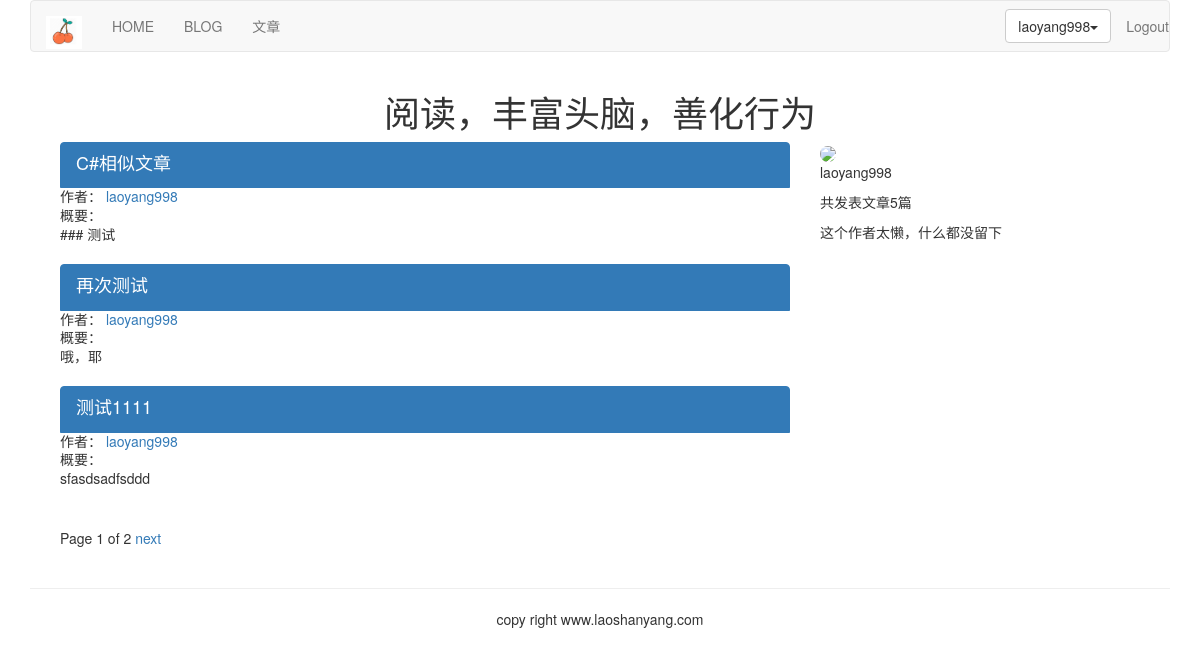
The app's page /article/author_articles/laoyang998 with its own data.
### article/models.py (models this page shows, shortened)
class ArticlePost(models.Model):
    author = models.ForeignKey(User, related_name='article', on_delete=models.CASCADE)
    title = models.CharField(max_length=200)
    slug = models.SlugField(max_length=500)
    column = models.ForeignKey(ArticleColumn, related_name='article_colum', on_delete=models.CASCADE)
    body = models.TextField()
    created = models.DateTimeField(default=timezone.now)
    update = models.DateTimeField(auto_now=True)
    users_like = models.ManyToManyField(User, related_name='articles_like', blank=True)
    article_views = models.IntegerField(default=0)
    article_tag=models.ManyToManyField(ArticleTag,related_name='article_tag',blank=True)
    class Meta:
        ordering = ('-update',)
        index_together = (('id', 'slug'),)
    def get_url_path(self):
        return reverse('article:list_article_detail', args=[self.id, self.slug])

### article/list_views.py (the view)
# urls.py: path('author_articles/<username>', list_views.article_titles, name='author_articles'),
def article_titles(request, username=None):
    if username:
        user = User.objects.get(username=username)
        article_title = ArticlePost.objects.filter(author=user)
        try:
            userinfo = user.userinfo
        except:
            userinfo = None
    else:
        article_title = ArticlePost.objects.all()
    paginator = Paginator(article_title, 3)
    page = request.GET.get('page')
    try:
        current_page = paginator.page(page)
        articles = current_page.object_list
    except PageNotAnInteger:
        current_page = paginator.page(1)
        articles = current_page.object_list
    except EmptyPage:
        current_page = paginator(paginator.num_pages)
        articles = current_page.object_list
    if username:
        return render(request, 'article/list/author_articles.html', {'articles': articles,
                                                                     'page': current_page,
                                                                     'userinfo': userinfo,
                                                                     'user': user})
    return render(request, 'article/list/article_titles.html', {'articles': articles,
                                                                'page': current_page})

### article/templatetags/article_tags.py (called while the page is built)
@register.simple_tag
def author_total_article(user):
    return user.article.count()

### templates/article/list/author_articles.html (shortened to what this page needs)
{% extends 'base.html' %}
{% load article_tags %}
{% load staticfiles %}
{% block content %}
    <div class="row text-center vertical-middle-sm">
        <h1>阅读，丰富头脑，善化行为</h1>
    </div>
    <div class="container">
        <div class="col-md-8">
            {% for article in articles %}
                <div class="list-group">
                    <a href=" {{ article.get_url_path }}" class="list-group-item active">
                        <h4 class="list-group-item-heading">{{ article.title }}</h4>
                    </a>
                    <p class="list-group-item-text">作者：
                        <a href="{% url 'article:author_articles' article.author.username %}">
                            {{ article.author.username }}</a></p>
                    <p class="list-group-item-text">概要：{{ article.body|slice:'70'|linebreaks }}</p>
                </div>
            {% endfor %}
            {% include 'paginator.html' %}
        </div>
        <div class="col-md-4">
            <div>
                {% if userinfo.photo %}
                    <img width="200" src="{{ userinfo.photo|striptags }}" class="img-circle" id="my_photo"
                         name="user_face">
                {% else %}
                    <img width="200" src="{% static 'images/101.jpeg' %}" class="img-circle" id="my_photo"
                         name="user_face">
                {% endif %}
            </div>
            <div>
                <p>{{ user.username }}</p>
                <p>共发表文章{% author_total_article user %}篇</p>
                {% if userinfo %}
                    {% if userinfo.company or userinfo.aboutme %}
                        <p>{{ userinfo.company }}</p>
                        <p>{{ userinfo.aboutme }}</p>
                    {% else %}
                        <p>这个作者太懒，什么都没留下</p>
                    {% endif %}
                {% else %}
                    <p>这个作者太懒，什么都没留下</p>
                {% endif %}
            </div>
        </div>
    </div>
{% endblock %}

### templates/header.html (shortened to what this page needs)
{% load staticfiles %}
<div class="container">
    <nav class="navbar navbar-default" role="navigation">
        <div class="navbar-header">
            <a class="navbar-brand" href="http://www.iddiffer.com">
                <img width="36" src="{% static '/images/logo.png' %}" width="100"/>
            </a>
        </div>
        <ul class="nav navbar-nav" role="navigation">
            <li><a href="{% url 'home' %}">HOME</a></li>
            <li><a href="{% url 'blog_title' %}">BLOG</a></li>
            <li><a href="{% url 'article:list_article_titles' %}">文章</a></li>
        </ul>
        <ul class="nav navbar-nav navbar-right">
            {% if user.is_authenticated %}
                <li>
                    <div class="dropdown" style="margin-top:8px">
                        <button class="btn btn-default dropdown-toggle" type="button" id="dropdownMenu"
                                data-toggle="dropdown">{{ user.username }}<span class="caret"></span></button>
                    </div>
                </li>
                <li><a href="{% url 'account:logout' %}">Logout</a></li>
            {% else %}
                <li><a href="{% url 'account:login' %}">Login</a></li>
                <li><a href="{% url 'account:register' %}">Sign up</a></li>
            {% endif %}
        </ul>
    </nav>
</div>

### records on screen
ArticlePost: title "C#相似文章", author.username "laoyang998", body "### 测试"
ArticlePost: title "再次测试", author.username "laoyang998", body "哦，耶"
ArticlePost: title "测试1111", author.username "laoyang998", body "sfasdsadfsddd"

### other values on screen
{{ user.username }} "laoyang998"
{{ page.number }} "1"
{{ page.paginator.num_pages }} "2"
